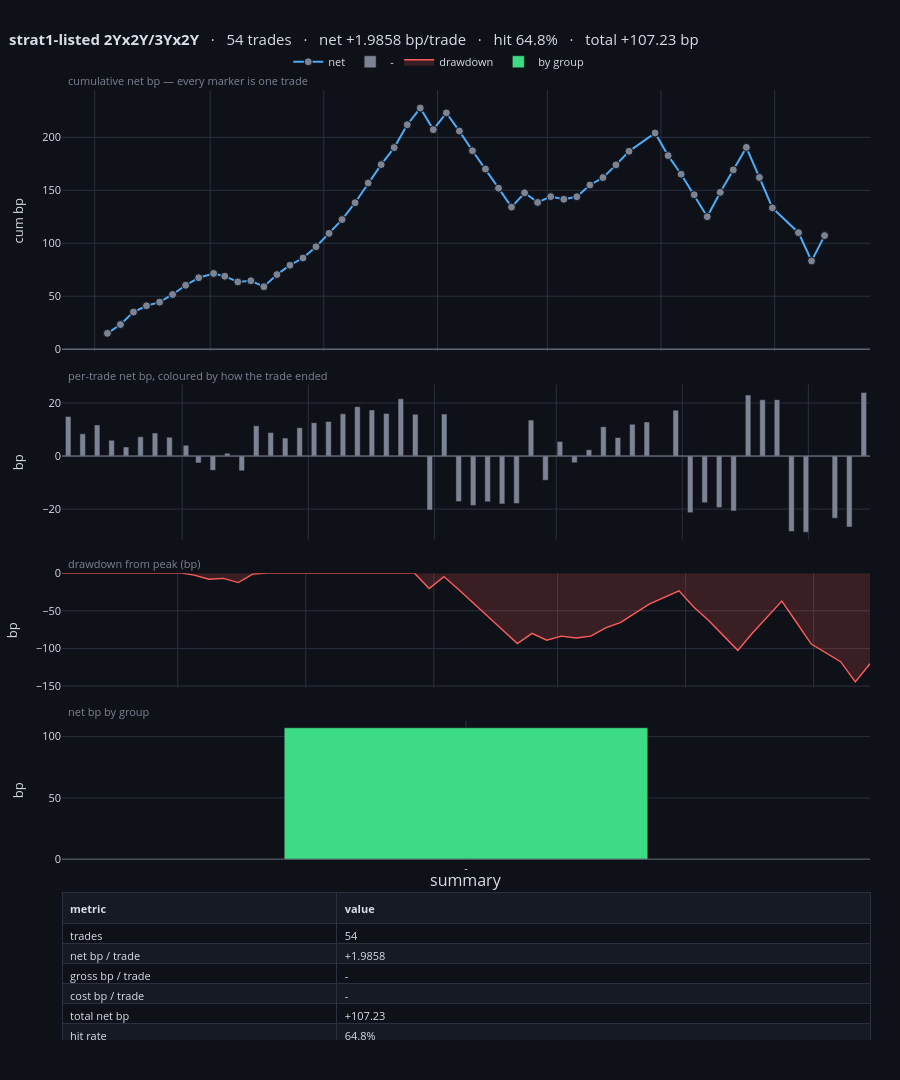

This figure's notebook cell:
### Code cell
_lbl = "2Yx2Y/3Yx2Y"
if _lbl in _books:
    print(f"=== {_lbl} closed cohorts ===")
    print(summary_stats(_books[_lbl], time_col="closed_at", pnl_col="realized_pnl",
                        unit="bp", span_years=1.0).to_string(index=False))
    print("\n*** The 'annualised Sharpe' printed above is NOT a strategy Sharpe and is not")
    print("    claimed as one. Those 54 'trades' are weekly-opened 1-year cohorts that")
    print("    share ~98% of their holding windows, so they are one observation wearing 54")
    print("    hats; `trades / year` reads 54 only because span_years was forced to 1.0.")
    print("    The t-statistic on the row above is the honest summary of the evidence.")
    trade_dashboard(_books[_lbl], time_col="closed_at", pnl_col="realized_pnl",
                    unit="bp", title=f"strat1-listed {_lbl}").show()

### Figure 1 — Plotly figure (JSON) as saved in the notebook; plotly's stock layout.template omitted (floating-point values rounded to 4 significant figures; data arrays with more than 128 entries replaced by an {"elided": "..."} marker saying what was removed)
{"data": [{"customdata": {"elided": "54x11 str values"}, "hovertemplate": "<b>%{customdata[0]}</b><br>%{customdata[1]}  ·  %{customdata[2]}  ·  <b>%{customdata[3]}</b><br>signal: %{customdata[4]}   secondary: %{customdata[5]}<br>exit: <b>%{customdata[6]}</b> after %{customdata[7]} <br>gross %{customdata[8]} bp   <b>net %{customdata[9]} bp</b><br>cumulative %{customdata[10]} bp<extra></extra>", "line": {"color": "#4dabf7", "width": 2}, "marker": {"color": ["#7b8394", "#7b8394", "#7b8394", "#7b8394", "#7b8394", "#7b8394", "#7b8394", "#7b8394", "#7b8394", "#7b8394", "#7b8394", "#7b8394", "#7b8394", "#7b8394", "#7b8394", "#7b8394", "#7b8394", "#7b8394", "#7b8394", "#7b8394", "#7b8394", "#7b8394", "#7b8394", "#7b8394", "#7b8394", "#7b8394", "#7b8394", "#7b8394", "#7b8394", "#7b8394", "#7b8394", "#7b8394", "#7b8394", "#7b8394", "#7b8394", "#7b8394", "#7b8394", "#7b8394", "#7b8394", "#7b8394", "#7b8394", "#7b8394", "#7b8394", "#7b8394", "#7b8394", "#7b8394", "#7b8394", "#7b8394", "#7b8394", "#7b8394", "#7b8394", "#7b8394", "#7b8394", "#7b8394"], "line": {"color": "#0e1117", "width": 1}, "size": 8}, "mode": "lines+markers", "name": "net", "type": "scatter", "x": ["2025-07-07T20:00:00-04:00", "2025-07-14T20:00:00-04:00", "2025-07-21T20:00:00-04:00", "2025-07-28T20:00:00-04:00", "2025-08-04T20:00:00-04:00", "2025-08-11T20:00:00-04:00", "2025-08-18T20:00:00-04:00", "2025-08-25T20:00:00-04:00", "2025-09-02T20:00:00-04:00", "2025-09-08T20:00:00-04:00", "2025-09-15T20:00:00-04:00", "2025-09-22T20:00:00-04:00", "2025-09-29T20:00:00-04:00", "2025-10-06T20:00:00-04:00", "2025-10-13T20:00:00-04:00", "2025-10-20T20:00:00-04:00", "2025-10-27T20:00:00-04:00", "2025-11-03T19:00:00-05:00", "2025-11-10T19:00:00-05:00", "2025-11-17T19:00:00-05:00", "2025-11-24T19:00:00-05:00", "2025-12-01T19:00:00-05:00", "2025-12-08T19:00:00-05:00", "2025-12-15T19:00:00-05:00", "2025-12-22T19:00:00-05:00", "2025-12-29T19:00:00-05:00", "2026-01-05T19:00:00-05:00", "2026-01-12T19:00:00-05:00", "2026-01-19T19:00:00-05:00", "2026-01-26T19:00:00-05:00", "2026-02-02T19:00:00-05:00", "2026-02-09T19:00:00-05:00", "2026-02-16T19:00:00-05:00", "2026-02-23T19:00:00-05:00", "2026-03-02T19:00:00-05:00", "2026-03-09T20:00:00-04:00", "2026-03-16T20:00:00-04:00", "2026-03-23T20:00:00-04:00", "2026-03-30T20:00:00-04:00", "2026-04-06T20:00:00-04:00", "2026-04-13T20:00:00-04:00", "2026-04-27T20:00:00-04:00", "2026-05-04T20:00:00-04:00", "2026-05-11T20:00:00-04:00", "2026-05-18T20:00:00-04:00", "2026-05-25T20:00:00-04:00", "2026-06-01T20:00:00-04:00", "2026-06-08T20:00:00-04:00", "2026-06-15T20:00:00-04:00", "2026-06-22T20:00:00-04:00", "2026-06-29T20:00:00-04:00", "2026-07-13T20:00:00-04:00", "2026-07-20T20:00:00-04:00", "2026-07-27T20:00:00-04:00"], "xaxis": "x", "y": [14.91, 23.27, 35.0, 40.97, 44.4, 51.64, 60.33, 67.44, 71.51, 68.91, 63.52, 64.59, 59.01, 70.43, 79.27, 86.04, 96.74, 109.3, 122.4, 138.3, 156.9, 174.3, 190.4, 211.9, 227.7, 207.3, 223.1, 205.9, 187.3, 170.1, 152.0, 134.1, 147.7, 138.6, 144.1, 141.5, 143.9, 155.0, 162.0, 174.0, 186.8, 204.1, 182.8, 165.2, 145.8, 125.1, 148.1, 169.3, 190.5, 162.1, 133.4, 110.0, 83.26, 107.2], "yaxis": "y"}, {"customdata": {"elided": "54x11 str values"}, "hovertemplate": "<b>%{customdata[0]}</b><br>%{customdata[1]}  ·  %{customdata[2]}  ·  <b>%{customdata[3]}</b><br>signal: %{customdata[4]}   secondary: %{customdata[5]}<br>exit: <b>%{customdata[6]}</b> after %{customdata[7]} <br>gross %{customdata[8]} bp   <b>net %{customdata[9]} bp</b><br>cumulative %{customdata[10]} bp<extra></extra>", "marker": {"color": "#7b8394"}, "name": "-", "type": "bar", "x": ["2025-07-07T20:00:00-04:00", "2025-07-14T20:00:00-04:00", "2025-07-21T20:00:00-04:00", "2025-07-28T20:00:00-04:00", "2025-08-04T20:00:00-04:00", "2025-08-11T20:00:00-04:00", "2025-08-18T20:00:00-04:00", "2025-08-25T20:00:00-04:00", "2025-09-02T20:00:00-04:00", "2025-09-08T20:00:00-04:00", "2025-09-15T20:00:00-04:00", "2025-09-22T20:00:00-04:00", "2025-09-29T20:00:00-04:00", "2025-10-06T20:00:00-04:00", "2025-10-13T20:00:00-04:00", "2025-10-20T20:00:00-04:00", "2025-10-27T20:00:00-04:00", "2025-11-03T19:00:00-05:00", "2025-11-10T19:00:00-05:00", "2025-11-17T19:00:00-05:00", "2025-11-24T19:00:00-05:00", "2025-12-01T19:00:00-05:00", "2025-12-08T19:00:00-05:00", "2025-12-15T19:00:00-05:00", "2025-12-22T19:00:00-05:00", "2025-12-29T19:00:00-05:00", "2026-01-05T19:00:00-05:00", "2026-01-12T19:00:00-05:00", "2026-01-19T19:00:00-05:00", "2026-01-26T19:00:00-05:00", "2026-02-02T19:00:00-05:00", "2026-02-09T19:00:00-05:00", "2026-02-16T19:00:00-05:00", "2026-02-23T19:00:00-05:00", "2026-03-02T19:00:00-05:00", "2026-03-09T20:00:00-04:00", "2026-03-16T20:00:00-04:00", "2026-03-23T20:00:00-04:00", "2026-03-30T20:00:00-04:00", "2026-04-06T20:00:00-04:00", "2026-04-13T20:00:00-04:00", "2026-04-27T20:00:00-04:00", "2026-05-04T20:00:00-04:00", "2026-05-11T20:00:00-04:00", "2026-05-18T20:00:00-04:00", "2026-05-25T20:00:00-04:00", "2026-06-01T20:00:00-04:00", "2026-06-08T20:00:00-04:00", "2026-06-15T20:00:00-04:00", "2026-06-22T20:00:00-04:00", "2026-06-29T20:00:00-04:00", "2026-07-13T20:00:00-04:00", "2026-07-20T20:00:00-04:00", "2026-07-27T20:00:00-04:00"], "xaxis": "x2", "y": [14.91, 8.358, 11.73, 5.973, 3.43, 7.241, 8.69, 7.108, 4.068, -2.598, -5.39, 1.076, -5.589, 11.42, 8.841, 6.771, 10.7, 12.59, 13.04, 15.91, 18.62, 17.38, 16.08, 21.57, 15.73, -20.37, 15.82, -17.18, -18.61, -17.27, -18.03, -17.88, 13.54, -9.117, 5.478, -2.503, 2.389, 11.08, 6.989, 11.99, 12.82, 17.29, -21.33, -17.57, -19.42, -20.69, 22.98, 21.2, 21.25, -28.43, -28.69, -23.41, -26.74, 23.97], "yaxis": "y2"}, {"fill": "tozeroy", "fillcolor": "rgba(255,92,92,0.18)", "hovertemplate": "drawdown %{y:.3f} bp<extra></extra>", "line": {"color": "#ff5c5c", "width": 1.4}, "mode": "lines", "name": "drawdown", "type": "scatter", "x": ["2025-07-07T20:00:00-04:00", "2025-07-14T20:00:00-04:00", "2025-07-21T20:00:00-04:00", "2025-07-28T20:00:00-04:00", "2025-08-04T20:00:00-04:00", "2025-08-11T20:00:00-04:00", "2025-08-18T20:00:00-04:00", "2025-08-25T20:00:00-04:00", "2025-09-02T20:00:00-04:00", "2025-09-08T20:00:00-04:00", "2025-09-15T20:00:00-04:00", "2025-09-22T20:00:00-04:00", "2025-09-29T20:00:00-04:00", "2025-10-06T20:00:00-04:00", "2025-10-13T20:00:00-04:00", "2025-10-20T20:00:00-04:00", "2025-10-27T20:00:00-04:00", "2025-11-03T19:00:00-05:00", "2025-11-10T19:00:00-05:00", "2025-11-17T19:00:00-05:00", "2025-11-24T19:00:00-05:00", "2025-12-01T19:00:00-05:00", "2025-12-08T19:00:00-05:00", "2025-12-15T19:00:00-05:00", "2025-12-22T19:00:00-05:00", "2025-12-29T19:00:00-05:00", "2026-01-05T19:00:00-05:00", "2026-01-12T19:00:00-05:00", "2026-01-19T19:00:00-05:00", "2026-01-26T19:00:00-05:00", "2026-02-02T19:00:00-05:00", "2026-02-09T19:00:00-05:00", "2026-02-16T19:00:00-05:00", "2026-02-23T19:00:00-05:00", "2026-03-02T19:00:00-05:00", "2026-03-09T20:00:00-04:00", "2026-03-16T20:00:00-04:00", "2026-03-23T20:00:00-04:00", "2026-03-30T20:00:00-04:00", "2026-04-06T20:00:00-04:00", "2026-04-13T20:00:00-04:00", "2026-04-27T20:00:00-04:00", "2026-05-04T20:00:00-04:00", "2026-05-11T20:00:00-04:00", "2026-05-18T20:00:00-04:00", "2026-05-25T20:00:00-04:00", "2026-06-01T20:00:00-04:00", "2026-06-08T20:00:00-04:00", "2026-06-15T20:00:00-04:00", "2026-06-22T20:00:00-04:00", "2026-06-29T20:00:00-04:00", "2026-07-13T20:00:00-04:00", "2026-07-20T20:00:00-04:00", "2026-07-27T20:00:00-04:00"], "xaxis": "x3", "y": [0.0, 0.0, 0.0, 0.0, 0.0, 0.0, 0.0, 0.0, 0.0, -2.598, -7.988, -6.912, -12.5, -1.076, 0.0, 0.0, 0.0, 0.0, 0.0, 0.0, 0.0, 0.0, 0.0, 0.0, 0.0, -20.37, -4.549, -21.73, -40.33, -57.61, -75.63, -93.51, -79.97, -89.09, -83.61, -86.11, -83.72, -72.64, -65.65, -53.66, -40.84, -23.55, -44.88, -62.45, -81.87, -102.6, -79.57, -58.37, -37.12, -65.56, -94.25, -117.7, -144.4, -120.4], "yaxis": "y3"}, {"customdata": [[54]], "hovertemplate": "<b>%{x}</b><br>%{customdata[0]} trades<br>total %{y:.3f} bp<extra></extra>", "marker": {"color": ["#3ddc84"]}, "name": "by group", "type": "bar", "x": ["-"], "xaxis": "x4", "y": [107.2], "yaxis": "y4"}, {"cells": {"align": "left", "fill": {"color": [["#0e1117", "#161a23", "#0e1117", "#161a23", "#0e1117", "#161a23", "#0e1117", "#161a23", "#0e1117", "#161a23", "#0e1117", "#161a23", "#0e1117", "#161a23", "#0e1117", "#161a23"]]}, "font": {"color": "#d8dee9", "size": 11}, "height": 20, "line": {"color": "#2a3040"}, "values": [["trades", "net bp / trade", "gross bp / trade", "cost bp / trade", "total net bp", "hit rate", "avg win / avg loss", "payoff ratio", "Sharpe / trade", "t-statistic", "best / worst trade", "max drawdown (bp)", "longest win / loss run", "avg hold"], ["54", "+1.9858", "-", "-", "+107.23", "64.8%", "+12.230 / -16.884", "0.724", "0.1273", "0.94", "+23.969 / -28.688", "-144.39", "12 / 5", "-"]]}, "columnwidth": [34, 66], "domain": {"x": [0.0, 1.0], "y": [0.0, 0.1548]}, "header": {"align": "left", "fill": {"color": "#161a23"}, "font": {"color": "#d8dee9", "size": 11}, "line": {"color": "#2a3040"}, "values": ["<b>metric</b>", "<b>value</b>"]}, "type": "table"}], "layout": {"annotations": [{"font": {"color": "#7b8394", "size": 11}, "showarrow": false, "text": "cumulative net bp — every marker is one trade", "x": 0.005, "xanchor": "left", "xref": "paper", "y": 1.0, "yanchor": "bottom", "yref": "paper"}, {"font": {"color": "#7b8394", "size": 11}, "showarrow": false, "text": "per-trade net bp, coloured by how the trade ended", "x": 0.005, "xanchor": "left", "xref": "paper", "y": 0.6898, "yanchor": "bottom", "yref": "paper"}, {"font": {"color": "#7b8394", "size": 11}, "showarrow": false, "text": "drawdown from peak (bp)", "x": 0.005, "xanchor": "left", "xref": "paper", "y": 0.4914, "yanchor": "bottom", "yref": "paper"}, {"font": {"color": "#7b8394", "size": 11}, "showarrow": false, "text": "net bp by group", "x": 0.005, "xanchor": "left", "xref": "paper", "y": 0.336, "yanchor": "bottom", "yref": "paper"}, {"font": {"size": 16}, "showarrow": false, "text": "summary", "x": 0.5, "xanchor": "center", "xref": "paper", "y": 0.1548, "yanchor": "bottom", "yref": "paper"}], "bargap": 0.55, "font": {"color": "#d8dee9", "size": 11}, "height": 1080, "hoverdistance": 30, "hoverlabel": {"bgcolor": "#161a23", "bordercolor": "#2a3040", "font": {"color": "#d8dee9", "size": 11}}, "hovermode": "closest", "legend": {"bgcolor": "rgba(0,0,0,0)", "orientation": "h", "x": 0.28, "y": 1.045}, "margin": {"b": 40, "l": 60, "r": 30, "t": 90}, "paper_bgcolor": "#0e1117", "plot_bgcolor": "#0e1117", "shapes": [{"line": {"color": "#7b8394", "width": 1}, "type": "line", "x0": 0, "x1": 1, "xref": "x domain", "y0": 0, "y1": 0, "yref": "y"}, {"line": {"color": "#7b8394", "width": 1}, "type": "line", "x0": 0, "x1": 1, "xref": "x2 domain", "y0": 0, "y1": 0, "yref": "y2"}, {"line": {"color": "#7b8394", "width": 1}, "type": "line", "x0": 0, "x1": 1, "xref": "x4 domain", "y0": 0, "y1": 0, "yref": "y4"}], "title": {"font": {"size": 15}, "text": "<b>strat1-listed 2Yx2Y/3Yx2Y</b>   ·   54 trades   ·   net +1.9858 bp/trade   ·   hit 64.8%   ·   total +107.23 bp", "x": 0.01}, "xaxis": {"anchor": "y", "domain": [0.0, 1.0], "gridcolor": "#2a3040", "matches": "x4", "showgrid": true, "showspikes": true, "showticklabels": false, "spikecolor": "#7b8394", "spikedash": "dot", "spikemode": "across", "spikesnap": "cursor", "spikethickness": 1, "zeroline": false}, "xaxis2": {"anchor": "y2", "domain": [0.0, 1.0], "gridcolor": "#2a3040", "matches": "x4", "showgrid": true, "showspikes": true, "showticklabels": false, "spikecolor": "#7b8394", "spikedash": "dot", "spikemode": "across", "spikesnap": "cursor", "spikethickness": 1, "zeroline": false}, "xaxis3": {"anchor": "y3", "domain": [0.0, 1.0], "gridcolor": "#2a3040", "matches": "x4", "showgrid": true, "showspikes": true, "showticklabels": false, "spikecolor": "#7b8394", "spikedash": "dot", "spikemode": "across", "spikesnap": "cursor", "spikethickness": 1, "zeroline": false}, "xaxis4": {"anchor": "y4", "domain": [0.0, 1.0], "gridcolor": "#2a3040", "showgrid": true, "showspikes": true, "spikecolor": "#7b8394", "spikedash": "dot", "spikemode": "across", "spikesnap": "cursor", "spikethickness": 1, "zeroline": false}, "yaxis": {"anchor": "x", "domain": [0.7248, 1.0], "gridcolor": "#2a3040", "showgrid": true, "showspikes": true, "spikecolor": "#7b8394", "spikedash": "dot", "spikemode": "toaxis", "spikesnap": "cursor", "spikethickness": 1, "title": {"text": "cum bp"}, "zeroline": false}, "yaxis2": {"anchor": "x2", "domain": [0.5264, 0.6898], "gridcolor": "#2a3040", "showgrid": true, "showspikes": true, "spikecolor": "#7b8394", "spikedash": "dot", "spikemode": "toaxis", "spikesnap": "cursor", "spikethickness": 1, "title": {"text": "bp"}, "zeroline": false}, "yaxis3": {"anchor": "x3", "domain": [0.371, 0.4914], "gridcolor": "#2a3040", "showgrid": true, "showspikes": true, "spikecolor": "#7b8394", "spikedash": "dot", "spikemode": "toaxis", "spikesnap": "cursor", "spikethickness": 1, "title": {"text": "bp"}, "zeroline": false}, "yaxis4": {"anchor": "x4", "domain": [0.1898, 0.336], "gridcolor": "#2a3040", "showgrid": true, "showspikes": true, "spikecolor": "#7b8394", "spikedash": "dot", "spikemode": "toaxis", "spikesnap": "cursor", "spikethickness": 1, "title": {"text": "bp"}, "zeroline": false}}}
